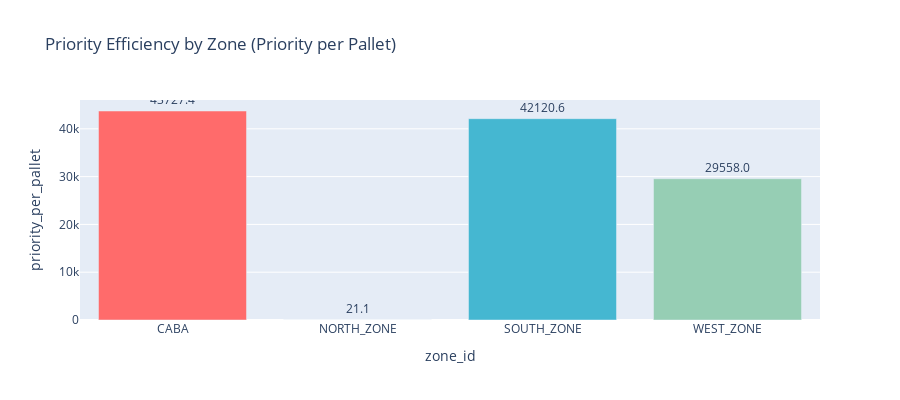

Notebook code cell kept with this figure:
### Code cell
# Identify zone with most potential
dominant_zone = get_dominant_zone(orders)
print(f"Dominant Zone (highest total priority): {dominant_zone}")

# Zone efficiency comparison
fig = px.bar(
    zone_summary,
    x="zone_id",
    y="priority_per_pallet",
    color="zone_id",
    color_discrete_map=zone_colors,
    title="Priority Efficiency by Zone (Priority per Pallet)",
    text="priority_per_pallet",
)
fig.update_traces(texttemplate="%{text:.1f}", textposition="outside")
fig.update_layout(showlegend=False, height=400)
fig.show()

### Figure 1 — Plotly figure (JSON) as saved in the notebook; plotly's stock layout.template omitted (floating-point values rounded to 4 significant figures)
{"data": [{"hovertemplate": "zone_id=%{x}<br>priority_per_pallet=%{text}<extra></extra>", "legendgroup": "CABA", "marker": {"color": "#FF6B6B", "pattern": {"shape": ""}}, "name": "CABA", "orientation": "v", "showlegend": true, "text": [43730.0], "textposition": "outside", "texttemplate": "%{text:.1f}", "type": "bar", "x": ["CABA"], "xaxis": "x", "y": [43730.0], "yaxis": "y"}, {"hovertemplate": "zone_id=%{x}<br>priority_per_pallet=%{text}<extra></extra>", "legendgroup": "NORTH_ZONE", "marker": {"color": "#4ECDC4", "pattern": {"shape": ""}}, "name": "NORTH_ZONE", "orientation": "v", "showlegend": true, "text": [21.1], "textposition": "outside", "texttemplate": "%{text:.1f}", "type": "bar", "x": ["NORTH_ZONE"], "xaxis": "x", "y": [21.1], "yaxis": "y"}, {"hovertemplate": "zone_id=%{x}<br>priority_per_pallet=%{text}<extra></extra>", "legendgroup": "SOUTH_ZONE", "marker": {"color": "#45B7D1", "pattern": {"shape": ""}}, "name": "SOUTH_ZONE", "orientation": "v", "showlegend": true, "text": [42120.0], "textposition": "outside", "texttemplate": "%{text:.1f}", "type": "bar", "x": ["SOUTH_ZONE"], "xaxis": "x", "y": [42120.0], "yaxis": "y"}, {"hovertemplate": "zone_id=%{x}<br>priority_per_pallet=%{text}<extra></extra>", "legendgroup": "WEST_ZONE", "marker": {"color": "#96CEB4", "pattern": {"shape": ""}}, "name": "WEST_ZONE", "orientation": "v", "showlegend": true, "text": [29560.0], "textposition": "outside", "texttemplate": "%{text:.1f}", "type": "bar", "x": ["WEST_ZONE"], "xaxis": "x", "y": [29560.0], "yaxis": "y"}], "layout": {"barmode": "relative", "height": 400, "legend": {"title": {"text": "zone_id"}, "tracegroupgap": 0}, "showlegend": false, "title": {"text": "Priority Efficiency by Zone (Priority per Pallet)"}, "xaxis": {"anchor": "y", "categoryarray": ["CABA", "NORTH_ZONE", "SOUTH_ZONE", "WEST_ZONE"], "categoryorder": "array", "domain": [0, 1], "title": {"text": "zone_id"}}, "yaxis": {"anchor": "x", "domain": [0, 1], "title": {"text": "priority_per_pallet"}}}}
